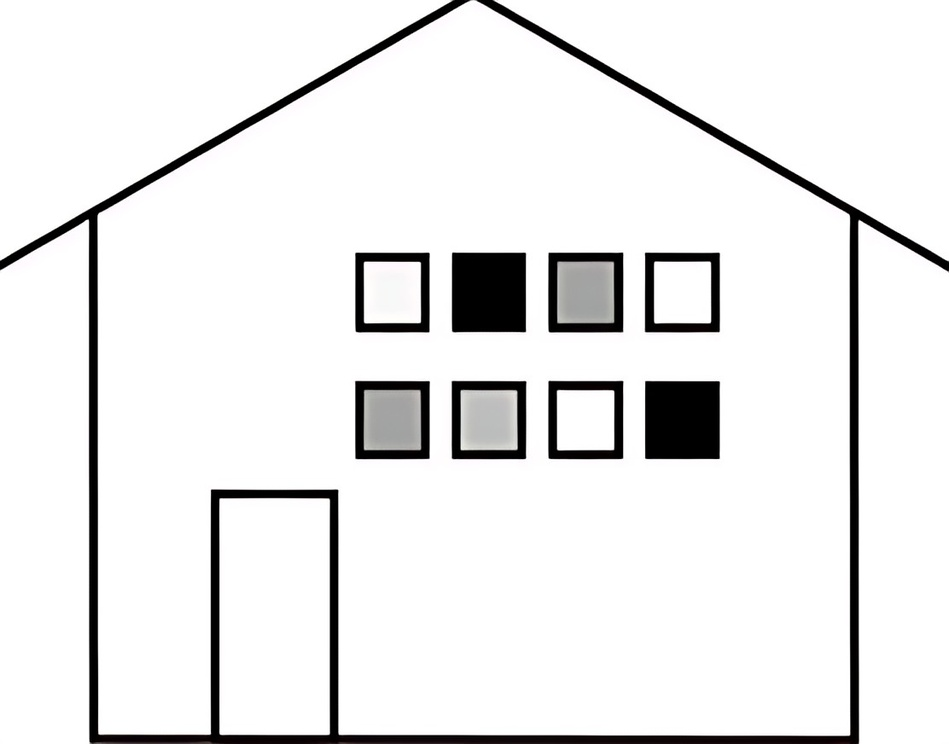
#> input picture Univercities-Assignments/Affinity/rotate_image/input/home.jpg, 949 x 744 px, shrunk from 1112 x 872 before the run, found by its file name
$ python rotation.py
#> lines starting #> are read from the running program, lines starting #| are printed output that depends on the picture
import cv2
import numpy as np
import math

image = cv2.imread("Univercities-Assignments\Affinity\input\home.jpg")
#> image is the input picture: shape (744, 949, 3); mean B, G, R 233.7, 233.7, 233.8
h , w = image.shape[:2]
#> h = 744; w = 949

theta = math.radians(45)
sin_t = math.sin(theta)
cos_t = math.cos(theta)

cx , cy = w//2 , h//2  # center of image
#> cx = 474; cy = 372
new_w , new_h = int(w*1.27), int(h*1.6)
#> new_w = 1205; new_h = 1190
ox , oy = new_w//2 , new_h//2
#> ox = 602; oy = 595
result = np.zeros((new_h , new_w , 3) , np.uint8)

for y in range(new_h) :
    for x in range(new_w) :
        x_shift = (x - ox)
        y_shift = (y - oy)
        src_x = cos_t * x_shift + sin_t * y_shift + cx
        src_y = -sin_t * x_shift + cos_t * y_shift + cy
        x_new = int(cx + x_shift * cos_t - y_shift * sin_t)
        y_new = int(cy + x_shift * sin_t + y_shift * cos_t)

        if 0 <= src_x < w and 0 <= src_y < h :
            result[y , x] = image[int(src_y) , int(src_x)]
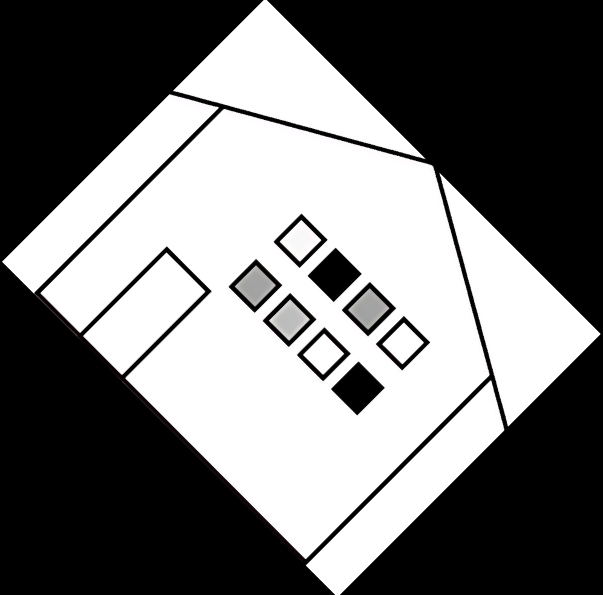
#> result: shape (1190, 1205, 3) (shown at 1/2 size); mean B, G, R 115.1, 115, 115.1

cv2.imwrite("Univercities-Assignments\Affinity\outputs/rotated-image.jpg" , result)
